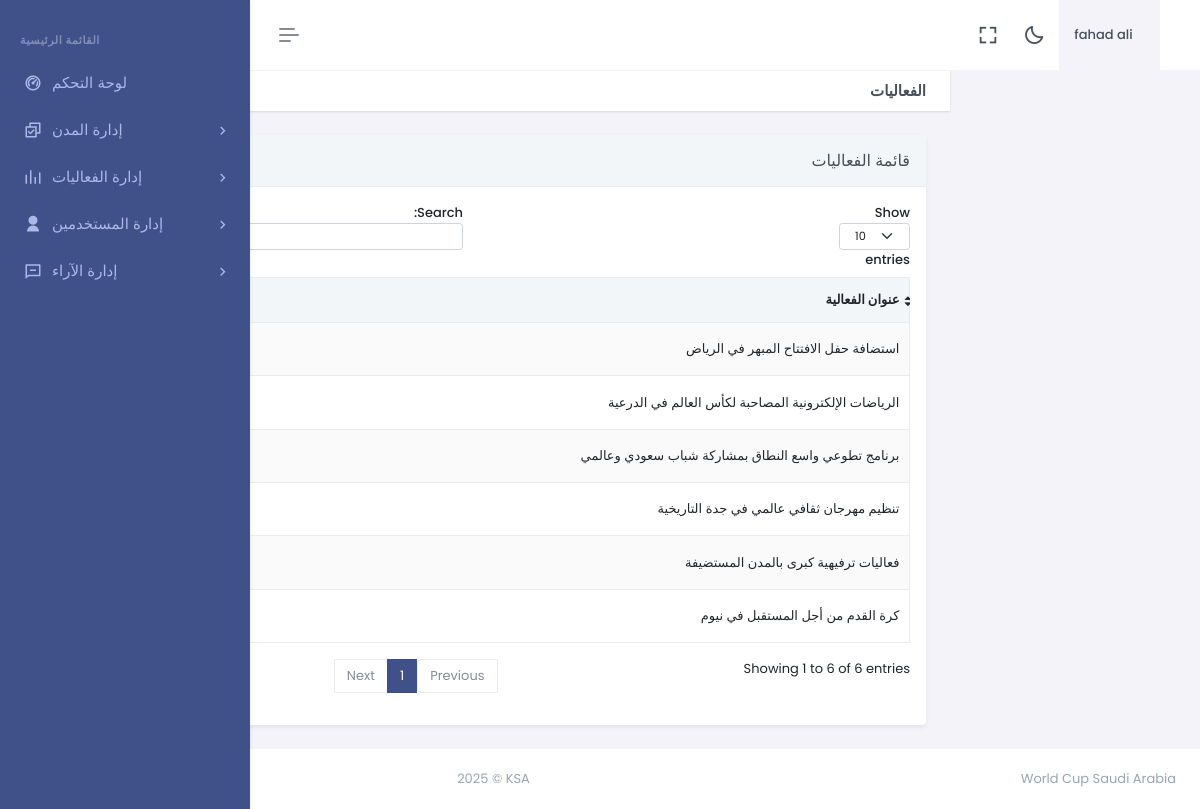
The app's page /dashboard/event.php (signed in) with its own data.
### tables this page shows
CREATE TABLE `event` (
  `id` int(11) NOT NULL,
  `port_title` varchar(500) NOT NULL,
  `port_desc` varchar(1000) NOT NULL,
  `port_detail` varchar(2000) NOT NULL,
  `ufile` varchar(1000) NOT NULL,
  `updated_at` timestamp NOT NULL DEFAULT current_timestamp() ON UPDATE current_timestamp()
);

### dashboard/event.php (the view, shortened to what this page needs)
<?php
include "header.php";
include "sidebar.php";
?>
<div class="main-content" dir="rtl">
    <div class="page-content">
        <div class="container-fluid">
            <div class="row">
                <div class="col-12">
                    <div class="page-title-box d-sm-flex align-items-center justify-content-between">
                        <h4 class="mb-sm-0">الفعاليات</h4>
                        <div class="page-title-left">
                            <ol class="breadcrumb m-0">
                                <li class="breadcrumb-item"><a href="javascript: void(0);">الكل</a></li>
                                <li class="breadcrumb-item active">الفعاليات</li>
                            </ol>
                        </div>
                    </div>
                </div>
            </div>
            <div class="row">
                <div class="col-lg-12">
                    <div class="card shadow-sm">
                        <div class="card-header bg-light">
                            <h5 class="card-title mb-0">قائمة الفعاليات</h5>
                        </div>
                        <div class="card-body">
                            <div class="table-responsive">
                                <table id="example" class="table table-bordered table-hover table-striped align-middle">
                                    <thead class="table-light">
                                        <tr>
                                            <th>عنوان الفعالية</th>
                                            <th>الإجراءات</th>
                                        </tr>
                                    </thead>
                                    <tbody>
                                        <?php
                                        $q = "SELECT * FROM event ORDER BY id DESC";
                                        $r123 = mysqli_query($con, $q);
                                        while ($ro = mysqli_fetch_array($r123)) {
                                            $id = $ro["id"];
                                            $port_title = $ro["port_title"];
                                            echo "<tr>
                                                <td>$port_title</td>
                                                <td>
                                                    <div class='dropdown d-inline-block'>
                                                        <button class='btn btn-soft-secondary btn-sm dropdown-toggle' type='button' data-bs-toggle='dropdown' aria-expanded='false'>
                                                            <i class='ri-more-fill align-middle'></i>
                                                        </button>
                                                        <ul class='dropdown-menu dropdown-menu-start'>
                                                            <li>
                                                                <a href='editport.php?id=$id' class='dropdown-item'>
                                                                    <i class='ri-pencil-fill align-bottom me-2 text-muted'></i> تعديل
                                                                </a>
                                                            </li>
                                                            <li>
                                                                <a href='javascript:void(0);' class='dropdown-item text-danger' onclick='confirmDelete($id)'>
                                                                    <i class='ri-delete-bin-fill align-bottom me-2'></i> حذف
                                                                </a>
                                                            </li>
                                                        </ul>
                                                    </div>
                                                </td>
                                            </tr>";
                                        }
                                        ?>
                                    </tbody>
                                </table>
                            </div>
                        </div>
                    </div>
                </div>
            </div>
        </div>
    </div>
</div>
<?php include "footer.php"; ?>

### records on screen
event: port_title "برنامج تطوعي واسع النطاق بمشاركة شباب سعودي وعالمي"
event: port_title "الرياضات الإلكترونية المصاحبة لكأس العالم في الدرعية"
event: port_title "فعاليات ترفيهية كبرى بالمدن المستضيفة"
event: port_title "كرة القدم من أجل المستقبل في نيوم"
event: port_title "تنظيم مهرجان ثقافي عالمي في جدة التاريخية"
event: port_title "استضافة حفل الافتتاح المبهر في الرياض"

### other values on screen
$username "fahad ali"
